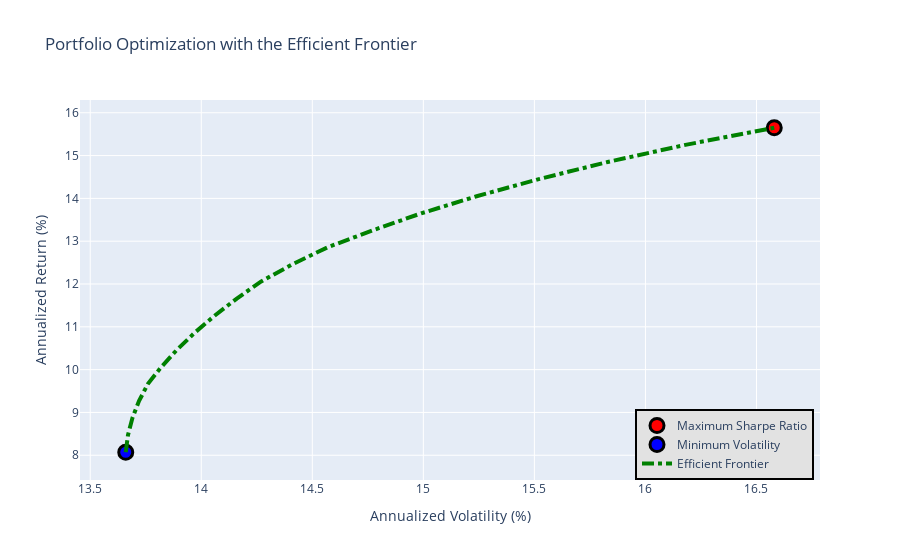

Write notebook code for a chart like this one.
### Markdown cell above
### 1. Portefeuille bien diversifié

### Code cell
# Test
stock_list = ['^GSPC', '^STOXX50E', '^N225', '^FTSE', '^HSI']
start_Date = dt.date(2017, 1, 1)
end_Date = dt.date(2022, 1, 1)
mean_return, cov_matrix = getData(stock_list, start_Date, end_Date)
EF_graph(mean_return, cov_matrix)

### Figure 1 — Plotly figure (JSON) as saved in the notebook; plotly's stock layout.template omitted (floating-point values rounded to 4 significant figures)
{"data": [{"marker": {"color": "red", "line": {"color": "black", "width": 3}, "size": 14}, "mode": "markers", "name": "Maximum Sharpe Ratio", "type": "scatter", "x": [16.58], "y": [15.65]}, {"marker": {"color": "blue", "line": {"color": "black", "width": 3}, "size": 14}, "mode": "markers", "name": "Minimum Volatility", "type": "scatter", "x": [13.66], "y": [8.07]}, {"line": {"color": "green", "dash": "dashdot", "width": 4}, "mode": "lines", "name": "Efficient Frontier", "type": "scatter", "x": [13.66, 13.67, 13.69, 13.72, 13.76, 13.82, 13.89, 13.97, 14.06, 14.16, 14.27, 14.41, 14.57, 14.77, 14.99, 15.24, 15.52, 15.83, 16.18, 16.58], "y": [8.07, 8.47, 8.87, 9.27, 9.67, 10.06, 10.46, 10.86, 11.26, 11.66, 12.06, 12.46, 12.86, 13.25, 13.65, 14.05, 14.45, 14.85, 15.25, 15.65]}], "layout": {"legend": {"bgcolor": "#E2E2E2", "bordercolor": "black", "borderwidth": 2, "traceorder": "normal", "x": 0.75, "y": 0}, "showlegend": true, "title": {"text": "Portfolio Optimization with the Efficient Frontier"}, "xaxis": {"title": {"text": "Annualized Volatility (%)"}}, "yaxis": {"title": {"text": "Annualized Return (%)"}}}}
